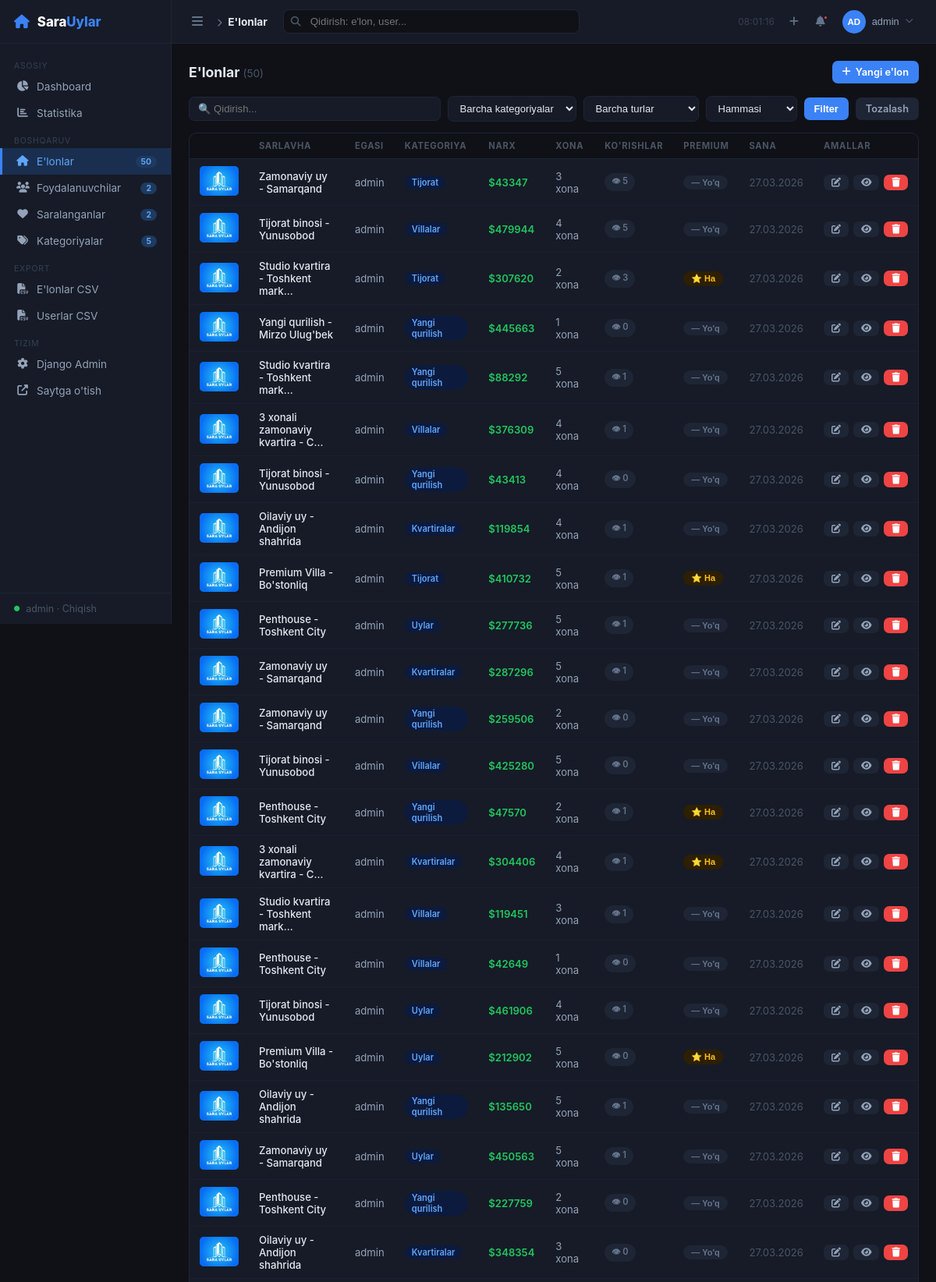
Page /panel/properties/ (signed in, upper part) on the committed database.
### base/models.py (models this page shows, shortened)
class Property(models.Model):
    PROPERTY_TYPES = (
        ('APARTMENT', 'Apartment'),
        ('HOUSE', 'House'),
        ('VILLA', 'Villa'),
        ('COMMERCIAL', 'Commercial'),
        ('NEW_CONSTRUCTION', 'New Construction'),
    )
    STATUS_CHOICES = (
        ('active',    'Faol'),
        ('inactive',  'Nofaol'),
        ('sold',      'Sotilgan'),
        ('rented',    'Ijarada'),
    )
    owner = models.ForeignKey('auth.User', on_delete=models.CASCADE, related_name='properties', null=True, blank=True)
    status = models.CharField(max_length=10, choices=STATUS_CHOICES, default='active', verbose_name="Holat")
    title = models.CharField(max_length=200)
    description = models.TextField()
    price = models.DecimalField(max_digits=12, decimal_places=2)
    location = models.CharField(max_length=200)
    rooms = models.IntegerField()
    area = models.DecimalField(max_digits=8, decimal_places=2, help_text="Area in m²")
    category = models.ForeignKey(Category, on_delete=models.CASCADE, related_name='properties')
    property_type = models.CharField(max_length=20, choices=PROPERTY_TYPES, default='APARTMENT')
    image = models.ImageField(upload_to='properties/', blank=True, null=True)
    is_premium = models.BooleanField(default=False)
    latitude = models.FloatField(null=True, blank=True)
    longitude = models.FloatField(null=True, blank=True)
    views_count = models.PositiveIntegerField(default=0)
    created_at = models.DateTimeField(auto_now_add=True)
    class Meta:
        verbose_name = "E'lon"
        verbose_name_plural = "E'lonlar"

class Category(models.Model):
    name = models.CharField(max_length=100)
    slug = models.SlugField(unique=True, blank=True)
    icon = models.CharField(max_length=50, blank=True, help_text="Lucide icon name")
    class Meta:
        verbose_name = "Kategoriya"
        verbose_name_plural = "Kategoriyalar"

### base/panel_views.py (the view)
# urls.py: path('panel/properties/',                             panel_views.panel_properties,              name='panel_properties'),
@staff_only
def panel_properties(request):
    qs = Property.objects.select_related('owner', 'category').prefetch_related('images').order_by('-created_at')
    q = request.GET.get('q', '')
    cat = request.GET.get('cat', '')
    ptype = request.GET.get('type', '')
    premium = request.GET.get('premium', '')
    if q:
        qs = qs.filter(title__icontains=q) | qs.filter(location__icontains=q)
    if cat:
        qs = qs.filter(category__slug=cat)
    if ptype:
        qs = qs.filter(property_type=ptype)
    if premium == '1':
        qs = qs.filter(is_premium=True)
    ctx = {
        'page': 'properties',
        'properties': qs,
        'categories': Category.objects.all(),
        'property_types': Property.PROPERTY_TYPES,
        'q': q, 'cat': cat, 'ptype': ptype, 'premium': premium,
    }
    return render(request, 'panel/properties.html', ctx)

### base/context_processors.py (called while the page is built)
def panel_counts(request):
    if not request.path.startswith('/panel/'):
        return {}
    if not request.user.is_authenticated or not request.user.is_staff:
        return {}
    return {
        'cnt_properties': Property.objects.count(),
        'cnt_users':      User.objects.count(),
        'cnt_favorites':  Favorite.objects.count(),
        'cnt_categories': Category.objects.count(),
    }

### templates/panel/properties.html (shortened to what this page needs)
{% extends "panel/base.html" %}
{% block breadcrumb %}E'lonlar{% endblock %}
{% block content %}
<div style="display:flex;justify-content:space-between;align-items:center;margin-bottom:16px">
  <h2 style="font-size:1.1rem;font-weight:700">E'lonlar <span style="color:#4b5563;font-weight:400;font-size:.85rem">({{ properties|length }})</span></h2>
  <a href="/add/" target="_blank" class="btn btn-primary"><i class="fas fa-plus"></i> Yangi e'lon</a>
</div>
<form method="get" class="filter-bar">
  <input name="q" value="{{ q }}" placeholder="🔍 Qidirish..." style="flex:1;min-width:180px">
  <select name="cat">
    <option value="">Barcha kategoriyalar</option>
  </select>
  <select name="type">
    <option value="">Barcha turlar</option>
  </select>
  <select name="premium">
    <option value="">Hammasi</option>
  </select>
  <button type="submit" class="btn btn-primary">Filter</button>
  <a href="{% url 'panel_properties' %}" class="btn btn-ghost">Tozalash</a>
</form>
<div class="panel-card">
  <table>
    <thead>
      <tr>
        <th></th>
        <th>Sarlavha</th>
        <th>Egasi</th>
        <th>Kategoriya</th>
        <th>Narx</th>
        <th>Xona</th>
        <th>Ko'rishlar</th>
        <th>Premium</th>
        <th>Sana</th>
        <th>Amallar</th>
      </tr>
    </thead>
    <tbody>
      {% for p in properties %}
      <tr>
        <td>
          {% if p.image %}
            <img src="{{ p.image.url }}" class="prop-thumb">
          {% endif %}
        </td>
        <td>
          <a href="/property/{{ p.pk }}/" target="_blank" style="color:#e2e8f0;text-decoration:none;font-weight:500">
            {{ p.title|truncatechars:32 }}
          </a>
        </td>
        <td>
          {% if p.owner %}
            <span style="color:#94a3b8">{{ p.owner.username }}</span>
          {% else %}—{% endif %}
        </td>
        <td><span class="badge badge-blue">{{ p.category.name }}</span></td>
        <td style="color:#22c55e;font-weight:600">${{ p.price|floatformat:0 }}</td>
        <td style="color:#94a3b8">{{ p.rooms }} xona</td>
        <td><span class="badge badge-gray">👁 {{ p.views_count }}</span></td>
        <td>
          <button onclick="togglePremium({{ p.pk }}, this)"
            class="badge {% if p.is_premium %}badge-yellow{% else %}badge-gray{% endif %}"
            style="cursor:pointer;border:none;padding:3px 10px"
            data-premium="{{ p.is_premium|yesno:'true,false' }}">
            {% if p.is_premium %}⭐ Ha{% else %}— Yo'q{% endif %}
          </button>
        </td>
        <td style="color:#4b5563">{{ p.created_at|date:"d.m.Y" }}</td>
        <td>
          <div style="display:flex;gap:6px">
            <a href="{% url 'panel_property_edit' p.pk %}" class="btn btn-ghost btn-sm" title="Tahrirlash">
              <i class="fas fa-edit"></i>
            </a>
            <a href="/property/{{ p.pk }}/" target="_blank" class="btn btn-ghost btn-sm" title="Ko'rish">
              <i class="fas fa-eye"></i>
            </a>
            <form id="del-prop-{{ p.pk }}" method="post" action="{% url 'panel_property_delete' p.pk %}">
              <button type="button" onclick="confirmDelete('del-prop-{{ p.pk }}')"
                class="btn btn-danger btn-sm" title="O'chirish">
                <i class="fas fa-trash"></i>
              </button>
            </form>
          </div>
        </td>
      </tr>
      {% empty %}
      <tr><td colspan="10" style="text-align:center;color:#4b5563;padding:30px">E'lonlar topilmadi</td></tr>
      {% endfor %}
    </tbody>
  </table>
</div>
{% endblock %}

### templates/panel/base.html (shortened to what this page needs)
<!DOCTYPE html>
<html lang="uz">
<head>
{% load static %}
<link rel="stylesheet" href="https://cdnjs.cloudflare.com/ajax/libs/font-awesome/6.5.0/css/all.min.css">
</head>
<body>
<aside class="sidebar" id="sidebar">
  <div class="sidebar-logo">
    <i class="fas fa-home" style="color:#3b82f6;font-size:1.1rem;flex-shrink:0"></i>
    <span>Sara<em>Uylar</em></span>
  </div>
  <nav class="sidebar-nav">
    <div class="nav-section">Asosiy</div>
    <a href="{% url 'panel_home' %}" class="nav-item {% if page == 'dashboard' %}active{% endif %}">
      <i class="fas fa-chart-pie"></i><span class="nav-label"> Dashboard</span>
    </a>
    <a href="{% url 'panel_stats' %}" class="nav-item {% if page == 'stats' %}active{% endif %}">
      <i class="fas fa-chart-bar"></i><span class="nav-label"> Statistika</span>
    </a>
    <div class="nav-section">Boshqaruv</div>
    <a href="{% url 'panel_properties' %}" class="nav-item {% if page == 'properties' %}active{% endif %}">
      <i class="fas fa-home"></i><span class="nav-label"> E'lonlar</span>
      {% if cnt_properties %}<span class="nav-badge">{{ cnt_properties }}</span>{% endif %}
    </a>
    <a href="{% url 'panel_users' %}" class="nav-item {% if page == 'users' %}active{% endif %}">
      <i class="fas fa-users"></i><span class="nav-label"> Foydalanuvchilar</span>
      {% if cnt_users %}<span class="nav-badge">{{ cnt_users }}</span>{% endif %}
    </a>
    <a href="{% url 'panel_favorites' %}" class="nav-item {% if page == 'favorites' %}active{% endif %}">
      <i class="fas fa-heart"></i><span class="nav-label"> Saralanganlar</span>
      {% if cnt_favorites %}<span class="nav-badge">{{ cnt_favorites }}</span>{% endif %}
    </a>
    <a href="{% url 'panel_categories' %}" class="nav-item {% if page == 'categories' %}active{% endif %}">
      <i class="fas fa-tags"></i><span class="nav-label"> Kategoriyalar</span>
      {% if cnt_categories %}<span class="nav-badge">{{ cnt_categories }}</span>{% endif %}
    </a>
    <div class="nav-section">Export</div>
    <a href="{% url 'panel_export_properties' %}" class="nav-item">
      <i class="fas fa-file-csv"></i><span class="nav-label"> E'lonlar CSV</span>
    </a>
    <a href="{% url 'panel_export_users' %}" class="nav-item">
      <i class="fas fa-file-csv"></i><span class="nav-label"> Userlar CSV</span>
    </a>
    <div class="nav-section">Tizim</div>
    <a href="/admin/" class="nav-item" target="_blank">
      <i class="fas fa-cog"></i><span class="nav-label"> Django Admin</span>
    </a>
    <a href="/" class="nav-item" target="_blank">
      <i class="fas fa-external-link-alt"></i><span class="nav-label"> Saytga o'tish</span>
    </a>
  </nav>
  <div class="sidebar-footer">
    <i class="fas fa-circle" style="color:#22c55e;font-size:.45rem;flex-shrink:0"></i>
    <span class="sidebar-footer-text">{{ request.user.username }} · <a href="/accounts/logout/">Chiqish</a></span>
  </div>
</aside>
<div class="main" id="main">
  <div class="topbar">
    <button class="tb-toggle" id="sidebarToggle" title="Sidebar">
      <i class="fas fa-bars"></i>
    </button>
    <div class="tb-breadcrumb">
      <i class="fas fa-chevron-right" style="font-size:.65rem;margin-right:4px"></i>
      <strong>{% block breadcrumb %}Panel{% endblock %}</strong>
    </div>
    <div class="tb-search" id="searchBox">
      <input type="text" id="searchInput" placeholder="Qidirish: e'lon, user..." autocomplete="off">
    </div>
    <div class="tb-right">
      <span class="tb-clock" id="clock"></span>
      <div class="tb-dropdown">
        <button class="tb-btn" onclick="toggleDD('quickAdd')" title="Tez qo'shish">
          <i class="fas fa-plus"></i>
        </button>
      </div>
      <div class="tb-dropdown">
        <button class="tb-btn" onclick="toggleDD('notifDD')" title="Bildirishnomalar">
          <i class="fas fa-bell"></i>
          {% if cnt_properties %}<span class="dot"></span>{% endif %}
        </button>
      </div>
      <div class="tb-dropdown">
        <button class="tb-btn" onclick="toggleDD('userDD')" style="gap:8px">
          <span class="avatar-sm">{{ request.user.username|slice:":2"|upper }}</span>
          <span style="font-size:.8rem;color:#94a3b8;max-width:80px;overflow:hidden;text-overflow:ellipsis;white-space:nowrap">{{ request.user.username }}</span>
          <i class="fas fa-chevron-down" style="font-size:.65rem;color:#4b5563"></i>
        </button>
      </div>
    </div>
  </div>
  <div class="content">
    {% block content %}{% endblock %}
  </div>
</div>
</body>
</html>

### templates/panel/base.html (style rules this page uses)
* { box-sizing:border-box;margin:0;padding:0 }
body { font-family:-apple-system,BlinkMacSystemFont,'Segoe UI',sans-serif;background:#0f1117;color:#e2e8f0;display:flex;min-height:100vh }
.sidebar { width:220px;min-height:100vh;background:#161b27;border-right:1px solid #1e2535;display:flex;flex-direction:column;position:fixed;top:0;left:0;z-index:100;transition:width .2s }
.sidebar-logo { padding:16px 18px;border-bottom:1px solid #1e2535;display:flex;align-items:center;gap:10px;min-height:56px }
.sidebar-logo span { font-size:1.05rem;font-weight:800;color:#fff;white-space:nowrap }
.sidebar-logo span em { color:#3b82f6;font-style:normal }
.sidebar-nav { flex:1;padding:10px 0;overflow-y:auto }
.nav-section { padding:6px 18px 3px;font-size:.65rem;color:#374151;text-transform:uppercase;letter-spacing:.08em;margin-top:6px;white-space:nowrap }
.nav-item { display:flex;align-items:center;gap:10px;padding:9px 18px;color:#94a3b8;text-decoration:none;font-size:.85rem;transition:all .15s;border-left:3px solid transparent;white-space:nowrap }
.nav-item.active { background:#1a2f50;color:#60a5fa;border-left-color:#3b82f6 }
.nav-item i { width:16px;text-align:center;font-size:.85rem;flex-shrink:0 }
.nav-badge { margin-left:auto;background:#1e3a5f;color:#60a5fa;padding:1px 7px;border-radius:20px;font-size:.65rem;font-weight:700 }
.sidebar-footer { padding:12px 18px;border-top:1px solid #1e2535;font-size:.78rem;color:#4b5563;display:flex;align-items:center;gap:8px }
.sidebar-footer a { color:#4b5563;text-decoration:none }
.main { margin-left:220px;flex:1;display:flex;flex-direction:column;min-height:100vh;transition:margin-left .2s }
.topbar { background:#161b27;border-bottom:1px solid #1e2535;padding:0 20px;height:56px;display:flex;align-items:center;gap:12px;position:sticky;top:0;z-index:50 }
.tb-toggle { background:none;border:none;color:#64748b;cursor:pointer;font-size:1rem;padding:6px;border-radius:6px;flex-shrink:0 }
.tb-breadcrumb { font-size:.85rem;color:#64748b;white-space:nowrap }
.tb-breadcrumb strong { color:#e2e8f0 }
.tb-search { flex:1;max-width:380px;position:relative;margin:0 8px }
.tb-search input { width:100%;background:#0f1117;border:1px solid #1e2535;color:#e2e8f0;padding:7px 12px 7px 34px;border-radius:8px;font-size:.83rem;outline:none;transition:border-color .15s }
.tb-right { display:flex;align-items:center;gap:4px;margin-left:auto }
.tb-btn { background:none;border:none;color:#64748b;cursor:pointer;padding:7px 9px;border-radius:7px;font-size:.85rem;position:relative;text-decoration:none;display:inline-flex;align-items:center;gap:5px;transition:all .15s }
.tb-btn .dot { position:absolute;top:5px;right:5px;width:7px;height:7px;border-radius:50%;background:#ef4444;border:2px solid #161b27 }
.tb-dropdown { position:relative }
.tb-clock { font-size:.75rem;color:#374151;white-space:nowrap;padding:0 6px }
.avatar-sm { width:30px;height:30px;border-radius:50%;background:#3b82f6;display:inline-flex;align-items:center;justify-content:center;font-weight:700;font-size:.72rem;color:#fff;flex-shrink:0 }
.content { padding:22px;flex:1 }
.panel-card { background:#161b27;border:1px solid #1e2535;border-radius:10px;overflow:hidden;margin-bottom:18px }
table { width:100%;border-collapse:collapse }
th { padding:9px 13px;text-align:left;font-size:.7rem;color:#4b5563;text-transform:uppercase;letter-spacing:.06em;border-bottom:1px solid #1e2535;background:#0f1117 }
td { padding:9px 13px;font-size:.82rem;color:#cbd5e1;border-bottom:1px solid #1a2030;vertical-align:middle }
.badge { display:inline-block;padding:2px 9px;border-radius:20px;font-size:.69rem;font-weight:600 }
.badge-yellow { background:#2d1f00;color:#fbbf24 }
.badge-blue { background:#0c1a3d;color:#60a5fa }
.badge-gray { background:#1e2535;color:#64748b }
.btn { display:inline-flex;align-items:center;gap:6px;padding:7px 13px;border-radius:7px;font-size:.8rem;font-weight:600;cursor:pointer;border:none;text-decoration:none;transition:opacity .15s }
.btn-primary { background:#3b82f6;color:#fff }
.btn-danger { background:#ef4444;color:#fff }
.btn-ghost { background:#1e2535;color:#94a3b8 }
.btn-sm { padding:4px 10px;font-size:.75rem }
.filter-bar { display:flex;gap:9px;flex-wrap:wrap;margin-bottom:14px;align-items:center }
.filter-bar input,.filter-bar select { background:#161b27;border:1px solid #1e2535;color:#e2e8f0;padding:7px 11px;border-radius:7px;font-size:.82rem;outline:none }
.prop-thumb { width:50px;height:38px;border-radius:5px;object-fit:cover }

### rows in the picture
Property: image (placeholder picture), title "Zamonaviy uy - Samarqand", owner.username "admin", category.name "Tijorat", price "43347", rooms "3", views_count "5", is_premium "— Yo'q", created_at "27.03.2026"
Property: image (placeholder picture), title "Tijorat binosi - Yunusobod", owner.username "admin", category.name "Villalar", price "479944", rooms "4", views_count "5", is_premium "— Yo'q", created_at "27.03.2026"
Property: image (placeholder picture), title "Studio kvartira - Toshkent mark…", owner.username "admin", category.name "Tijorat", price "307620", rooms "2", views_count "3", is_premium "⭐ Ha", created_at "27.03.2026"
Property: image (placeholder picture), title "Yangi qurilish - Mirzo Ulug'bek", owner.username "admin", category.name "Yangi qurilish", price "445663", rooms "1", views_count "0", is_premium "— Yo'q", created_at "27.03.2026"
Property: image (placeholder picture), title "Studio kvartira - Toshkent mark…", owner.username "admin", category.name "Yangi qurilish", price "88292", rooms "5", views_count "1", is_premium "— Yo'q", created_at "27.03.2026"
Property: image (placeholder picture), title "3 xonali zamonaviy kvartira - C…", owner.username "admin", category.name "Villalar", price "376309", rooms "4", views_count "1", is_premium "— Yo'q", created_at "27.03.2026"
Property: image (placeholder picture), title "Tijorat binosi - Yunusobod", owner.username "admin", category.name "Yangi qurilish", price "43413", rooms "4", views_count "0", is_premium "— Yo'q", created_at "27.03.2026"
Property: image (placeholder picture), title "Oilaviy uy - Andijon shahrida", owner.username "admin", category.name "Kvartiralar", price "119854", rooms "4", views_count "1", is_premium "— Yo'q", created_at "27.03.2026"
Property: image (placeholder picture), title "Premium Villa - Bo'stonliq", owner.username "admin", category.name "Tijorat", price "410732", rooms "5", views_count "1", is_premium "⭐ Ha", created_at "27.03.2026"
Property: image (placeholder picture), title "Penthouse - Toshkent City", owner.username "admin", category.name "Uylar", price "277736", rooms "5", views_count "1", is_premium "— Yo'q", created_at "27.03.2026"
Property: image (placeholder picture), title "Zamonaviy uy - Samarqand", owner.username "admin", category.name "Kvartiralar", price "287296", rooms "5", views_count "1", is_premium "— Yo'q", created_at "27.03.2026"
Property: image (placeholder picture), title "Zamonaviy uy - Samarqand", owner.username "admin", category.name "Yangi qurilish", price "259506", rooms "2", views_count "0", is_premium "— Yo'q", created_at "27.03.2026"
Property: image (placeholder picture), title "Tijorat binosi - Yunusobod", owner.username "admin", category.name "Villalar", price "425280", rooms "5", views_count "0", is_premium "— Yo'q", created_at "27.03.2026"
Property: image (placeholder picture), title "Penthouse - Toshkent City", owner.username "admin", category.name "Yangi qurilish", price "47570", rooms "2", views_count "1", is_premium "⭐ Ha", created_at "27.03.2026"
Property: image (placeholder picture), title "3 xonali zamonaviy kvartira - C…", owner.username "admin", category.name "Kvartiralar", price "304406", rooms "4", views_count "1", is_premium "⭐ Ha", created_at "27.03.2026"
Property: image (placeholder picture), title "Studio kvartira - Toshkent mark…", owner.username "admin", category.name "Villalar", price "119451", rooms "3", views_count "1", is_premium "— Yo'q", created_at "27.03.2026"
Property: image (placeholder picture), title "Penthouse - Toshkent City", owner.username "admin", category.name "Villalar", price "42649", rooms "1", views_count "0", is_premium "— Yo'q", created_at "27.03.2026"
Property: image (placeholder picture), title "Tijorat binosi - Yunusobod", owner.username "admin", category.name "Uylar", price "461906", rooms "4", views_count "1", is_premium "— Yo'q", created_at "27.03.2026"
Property: image (placeholder picture), title "Premium Villa - Bo'stonliq", owner.username "admin", category.name "Uylar", price "212902", rooms "5", views_count "0", is_premium "⭐ Ha", created_at "27.03.2026"
Property: image (placeholder picture), title "Oilaviy uy - Andijon shahrida", owner.username "admin", category.name "Yangi qurilish", price "135650", rooms "5", views_count "1", is_premium "— Yo'q", created_at "27.03.2026"
Property: image (placeholder picture), title "Zamonaviy uy - Samarqand", owner.username "admin", category.name "Uylar", price "450563", rooms "5", views_count "1", is_premium "— Yo'q", created_at "27.03.2026"
Property: image (placeholder picture), title "Penthouse - Toshkent City", owner.username "admin", category.name "Yangi qurilish", price "227759", rooms "2", views_count "0", is_premium "— Yo'q", created_at "27.03.2026"
Property: image (placeholder picture), title "Oilaviy uy - Andijon shahrida", owner.username "admin", category.name "Kvartiralar", price "348354", rooms "3", views_count "0", is_premium "— Yo'q", created_at "27.03.2026"

### other values in the picture
{{ cnt_properties }} "50"
{{ cnt_users }} "2"
{{ cnt_favorites }} "2"
{{ cnt_categories }} "5"
{{ request.user.username }} "admin"
{{ request.user.username|slice:":2"|upper }} "AD"
{{ properties|length }} "50"
